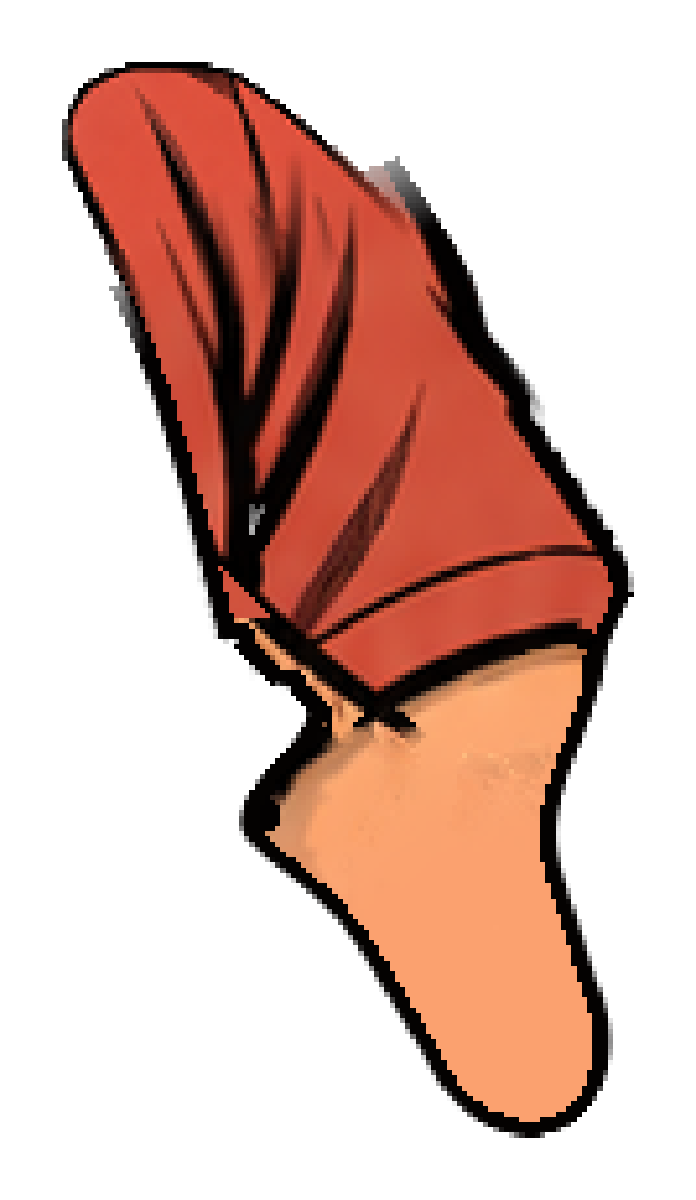
#> input picture apps/StaticShift/design/cast_v2/精修/退件1106b/followup/dj-arm_r_upper-edit.png, 696 x 1200 px, given in place of arm_r_lower.png, which was not available
$ python apply_followup.py
#> lines starting #> are read from the running program, lines starting #| are printed output that depends on the picture; after the words box and inside, x2 and y2 are one past the last pixel; in counts of white or black regions, pixels touching at a corner belong together
from pathlib import Path
import numpy as np,cv2,json
from scipy import ndimage as ndi
from PIL import Image
P=Path(__file__).resolve().parent.parent;Q=P/'followup';Y,X=np.mgrid[:1536,:1024]
def array(f):return np.array(Image.open(f).convert('RGBA'))
#> returned value is the input picture: shape (1200, 696, 4); mean R, G, B, A 63.9, 31.7, 22.5, 99.4
def fit_generated(f,box):
#> called with box = (701, 474, 769, 582)
 im=Image.open(f).convert('RGBA');b=im.getchannel('A').point(lambda x:255 if x>80 else 0).getbbox();im=im.crop(b);a=np.array(im).astype('float32')/255;a[:,:,:3]*=a[:,:,3:4];z=cv2.resize(a,(box[2]-box[0],box[3]-box[1]),interpolation=cv2.INTER_AREA);al=z[:,:,3:4].copy();z[:,:,:3]=np.where(al>1e-6,z[:,:,:3]/np.maximum(al,1e-6),0);z[:,:,3:4]=al.clip(0,1);out=np.zeros((1536,1024,4),'uint8');out[box[1]:box[3],box[0]:box[2]]=(z.clip(0,1)*255).round().astype('uint8');return out
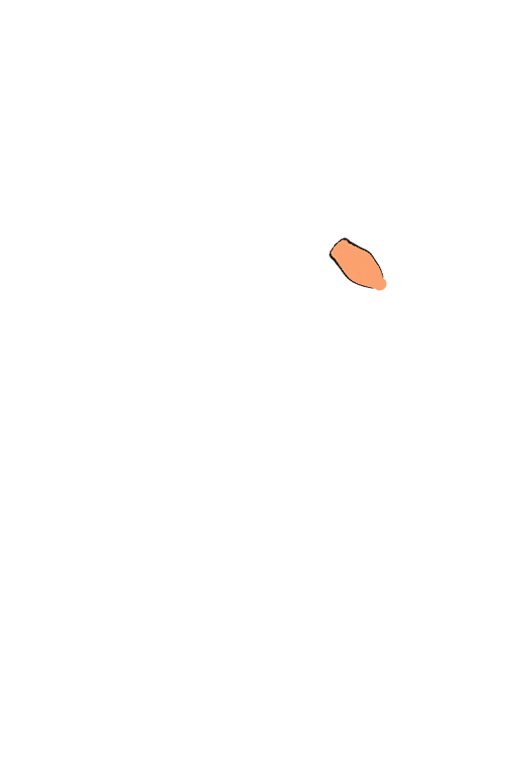
#> input picture apps/StaticShift/design/cast_v2/精修/退件1106b/followup/dj-lower-before-join-fillet.png, 1024 x 1536 px, given in place of host_forearm-generated.png, which was not available (shown at 1/2 size)
#> in fit_generated, im is the input picture: PIL image 1024x1536 RGBA; mean R, G, B, A 1, 0.6, 0.4, 1.1
#> after `b = im.getchannel('A').point(lambda x: 255 if x > 80 else 0).getbbox()`: b = (658, 475, 773, 581)
# HOST: use the newly painted high-resolution contour once, never stretch low-resolution old ink.
old=array(P/'candidate/host/layers/arm_r_lower.png');Image.fromarray(old).save(Q/'host-arm-before-followup.png');a=fit_generated(Q/'host_forearm-generated.png',(701,474,769,582));E=np.array([729,566]);W=np.array([733,482]);v=(W-E)/np.linalg.norm(W-E);q=(X-E[0])*v[0]+(Y-E[1])*v[1];solid=a[:,:,3]>100;dist=ndi.distance_transform_edt(solid);edge=solid&(dist<=2.3)&(q>2);a[edge,:3]=[14,9,6]
#> after `solid = a[:, :, 3] > 100`:
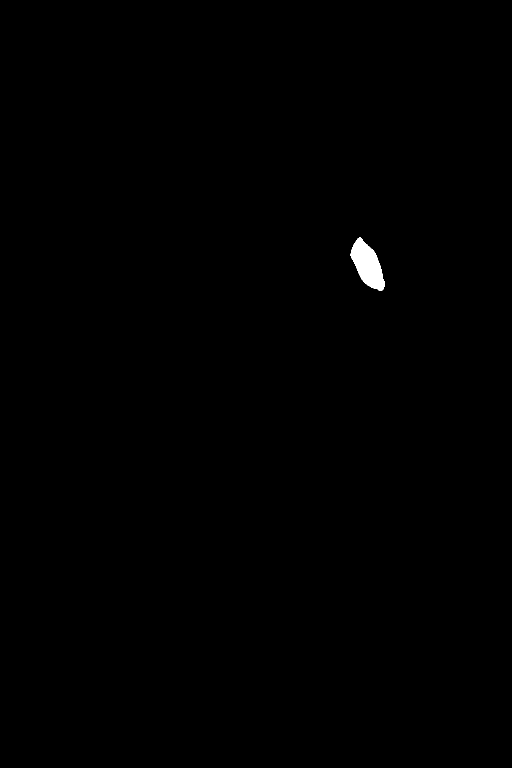
#> solid: shape (1536, 1024) bool (shown at 1/2 size); 0.26% white; 1 white region, box (x1, y1, x2, y2) and area: (701, 474, 769, 582) 4141
#> after `edge = solid & (dist <= 2.3) & (q > 2)`: edge: shape (1536, 1024) bool; 0.03% white in thin lines or dots, all inside (x1, y1, x2, y2) = (701, 474, 769, 566)
#> after `a[edge, :3] = [14, 9, 6]`: a: shape (1536, 1024, 4); mean R, G, B, A 0.6, 0.4, 0.3, 0.7
# No grey or pale fringe: continue the painted contour RGB into its antialias pixels.
soft=(a[:,:,3]>0)&(a[:,:,3]<=100)&(q>2);a[soft,:3]=[14,9,6];lum=a[:,:,:3]@np.array([.299,.587,.114]);skin=(lum>90)&(a[:,:,3]>0);w=np.clip((24-q)/24,0,1);w=w*w*(3-2*w);rgb=a[:,:,:3]*(1-w[:,:,None])+np.array([192,116,65])*w[:,:,None];a[skin,:3]=rgb.clip(0,255).round().astype('uint8')[skin];a[(q<2)&(a[:,:,3]>0),:3]=[192,116,65];a[a[:,:,3]==0,:3]=0;Image.fromarray(a).save(P/'candidate/host/layers/arm_r_lower.png')
#> after `soft = (a[:, :, 3] > 0) & (a[:, :, 3] <= 100) & (q > 2)`: soft: shape (1536, 1024) bool; 0.02% white in thin lines or dots, all inside (x1, y1, x2, y2) = (701, 474, 769, 564)
#> after `a[soft, :3] = [14, 9, 6]`: a: shape (1536, 1024, 4); mean R, G, B, A 0.6, 0.4, 0.3, 0.7
#> after `skin = (lum > 90) & (a[:, :, 3] > 0)`: skin: shape (1536, 1024) bool; 0.23% white; 1 white region, box (x1, y1, x2, y2) and area: (704, 479, 769, 582) 3582
#> after `a[skin, :3] = rgb.clip(0, 255).round().astype('uint8')[skin]`: a: shape (1536, 1024, 4); mean R, G, B, A 0.6, 0.4, 0.2, 0.7
#> after `a[(q < 2) & (a[:, :, 3] > 0), :3] = [192, 116, 65]`: a: shape (1536, 1024, 4); mean R, G, B, A 0.6, 0.4, 0.2, 0.7
#> after `a[a[:, :, 3] == 0, :3] = 0`: a: shape (1536, 1024, 4); mean R, G, B, A 0.6, 0.4, 0.2, 0.7
# HOST GRIP: the old hand carries a residual forearm stub below its wrist bangles.
# Only this local skin-root mask is changed; fingers, microphone and bangles are immutable.
a=array(P/'baseline/host/layers/hand_r_grip.png');g=fit_generated(Q/'host_grip-generated.png',(672,315,775,526));R,G,B=a[:,:,:3].astype(float).transpose(2,0,1);skin=(R>100)&(G>55)&(G<165)&(B<135)&(R>1.35*G)&(a[:,:,3]>100);root=skin&(Y>=503)&(X>=720)&(X<=765);root=ndi.binary_fill_holes(ndi.binary_closing(root,iterations=3));root=ndi.binary_dilation(root,iterations=3)&(Y>=503)&(X>=720)&(X<=765)&(a[:,:,3]>0);gold=(R>165)&(G>120)&(B<115)&(G>R*.65)&(Y>475);protected=ndi.binary_dilation(gold,iterations=3);root&=~protected;distance=ndi.distance_transform_edt(~gold);keep=np.clip((8-distance)/2,0,1);out=a.copy();out[root,:3]=g[root,:3];out[root,3]=np.rint(a[root,3]*keep[root]).astype('uint8')
#> call 2 of fit_generated, with box = (672, 315, 775, 526)
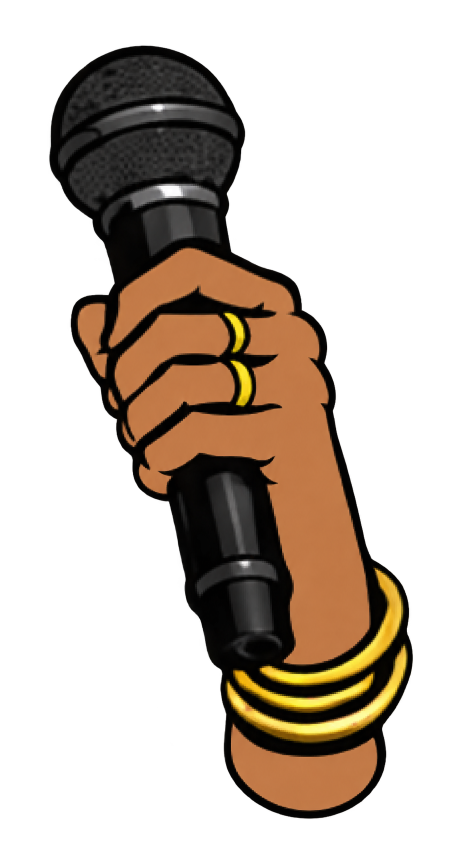
#> input picture apps/StaticShift/design/cast_v2/精修/退件1106b/followup/host_grip-generated.png, 922 x 1705 px (shown at 1/2 size)
#> in fit_generated, im is the input picture: PIL image 922x1705 RGBA; mean R, G, B, A 36.3, 25.2, 14.9, 92
#> in fit_generated (call 2), `b = im.getchannel('A').point(lambda x: 255 if x > 80 else 0).getbbox()`: b = (99, 91, 826, 1637)
#> in fit_generated (call 2), `z = cv2.resize(a, (box[2] - box[0], box[3] - box[1]), interpolation=cv`:
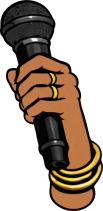
#> z: shape (211, 103, 4) float32; mean R, G, B, A 0.198, 0.137, 0.0813, 0.504; transparent parts drawn white
#> in fit_generated (call 2), `al = z[:, :, 3:4].copy()`:
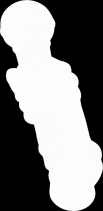
#> al: shape (211, 103, 1) float32; min 0, max 0.996, mean 0.504
#> after `skin = (R > 100) & (G > 55) & (G < 165) & (B < 135) & (R > 1.35 * G) &`: skin: shape (1536, 1024) bool; 0.36% white; 1 white region, box (x1, y1, x2, y2) and area: (661, 479, 773, 581) 5660
#> after `root = skin & (Y >= 503) & (X >= 720) & (X <= 765)`: root: shape (1536, 1024) bool; 0.16% white; 2 white regions (1 under 20 px), largest, box (x1, y1, x2, y2) and area: (720, 503, 766, 581) 2573
#> after `root = ndi.binary_fill_holes(ndi.binary_closing(root, iterations=3))`: root: shape (1536, 1024) bool; 0.17% white; 1 white region, box (x1, y1, x2, y2) and area: (720, 503, 766, 581) 2686
#> after `root = ndi.binary_dilation(root, iterations=3) & (Y >= 503) & (X >= 72`: root: shape (1536, 1024) bool; 0.18% white; 1 white region, box (x1, y1, x2, y2) and area: (720, 503, 766, 581) 2903
#> after `gold = (R > 165) & (G > 120) & (B < 115) & (G > R * 0.65) & (Y > 475)`: gold: shape (1536, 1024) bool; 0.01% white in thin lines or dots, all inside (x1, y1, x2, y2) = (662, 480, 762, 574)
#> after `protected = ndi.binary_dilation(gold, iterations=3)`: protected: shape (1536, 1024) bool; 0.12% white; 1 white region, box (x1, y1, x2, y2) and area: (659, 477, 765, 577) 1883
#> after `root &= ~protected`: root: shape (1536, 1024) bool; 0.15% white; 14 white regions (13 under 20 px), largest, box (x1, y1, x2, y2) and area: (720, 504, 766, 581) 2289
#> after `distance = ndi.distance_transform_edt(~gold)`:
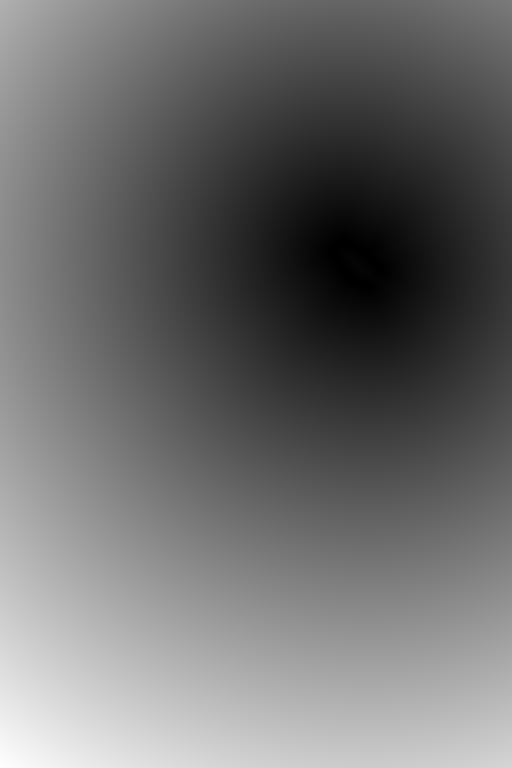
#> distance: shape (1536, 1024) float64 (shown at 1/2 size); min 0, max 1198.9, mean 517.6; drawn with min black and max white
# Match the retained tiny concealed underpaint, removing the old stray black slash.
out[root&(out[:,:,3]>0),:3]=[192,116,65];out[out[:,:,3]==0,:3]=0;lab,k=ndi.label(out[:,:,3]>0);sz=np.bincount(lab.ravel());sz[0]=0;out[lab!=sz.argmax()]=0
#> after `out[root & (out[:, :, 3] > 0), :3] = [192, 116, 65]`: out: shape (1536, 1024, 4); mean R, G, B, A 0.7, 0.4, 0.3, 0.8
#> after `out[out[:, :, 3] == 0, :3] = 0`: out: shape (1536, 1024, 4); mean R, G, B, A 0.7, 0.4, 0.3, 0.8
#> after `lab, k = ndi.label(out[:, :, 3] > 0)`:
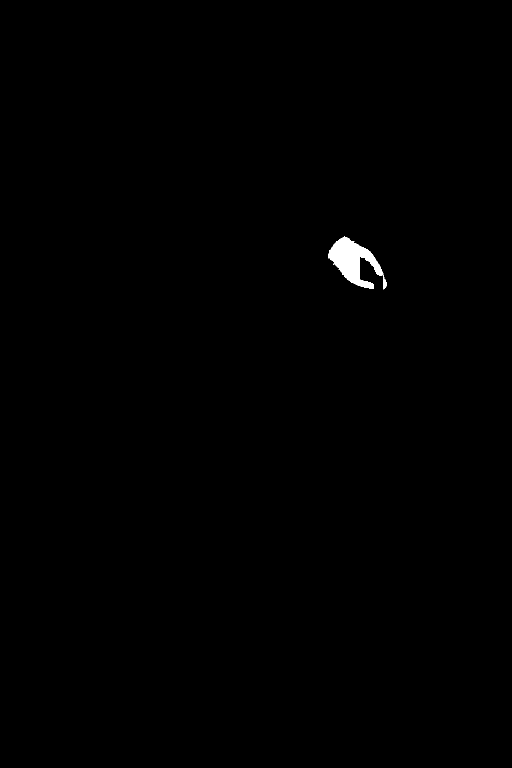
#> lab: shape (1536, 1024) int32 (shown at 1/2 size); values 0 (black) and 1 (white), 0.35% white; 1 white region, box (x1, y1, x2, y2) and area: (656, 473, 773, 579) 5499
#> after `lab, k = ndi.label(out[:, :, 3] > 0)`: k = 1
#> after `sz = np.bincount(lab.ravel())`: sz = [1567365, 5499]
changed=np.any(out!=a,axis=2);assert not changed[~root].any();assert not changed[protected].any();Image.fromarray(root.astype('uint8')*255).save(Q/'host-grip-permitted-root-mask.png');Image.fromarray(protected.astype('uint8')*255).save(Q/'host-grip-immutable-bangles-mask.png');Image.fromarray(out).save(P/'candidate/host/layers/hand_r_grip.png');print('host grip root changed pixels',changed.sum(),'other pixels, including bangles, exact',flush=True)
#| host grip root changed pixels 2340 other pixels, including bangles, exact
# DJ: take only the painted rounded inner cuff/elbow corner and shoulder fringe cleanup.
#> (the run stopped early here; a loop or call above may not have finished)
